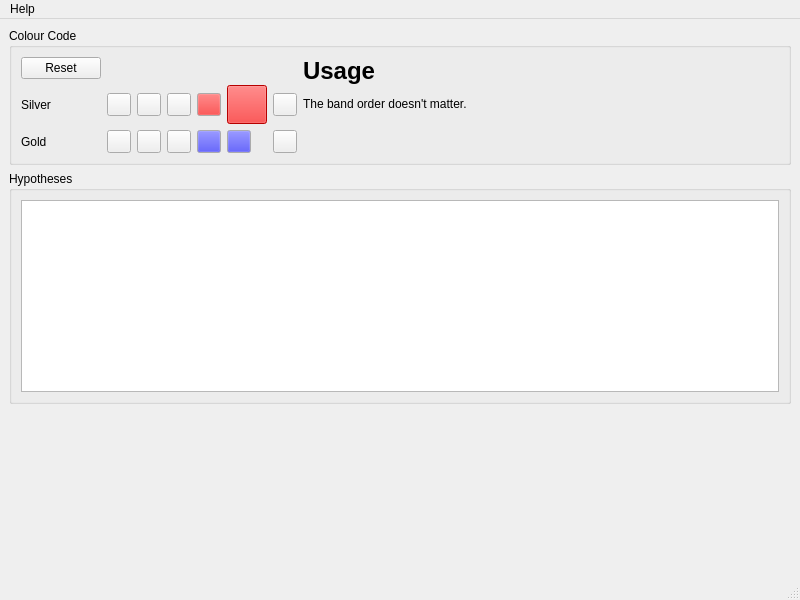
<?xml version="1.0" encoding="UTF-8"?>
<ui version="4.0">
 <class>MainWindow</class>
 <widget class="QMainWindow" name="MainWindow">
  <property name="geometry">
   <rect>
    <x>0</x>
    <y>0</y>
    <width>800</width>
    <height>600</height>
   </rect>
  </property>
  <property name="windowTitle">
   <string>MainWindow</string>
  </property>
  <widget class="QWidget" name="centralwidget">
   <layout class="QVBoxLayout" name="verticalLayout">
    <item>
     <widget class="QGroupBox" name="groupBox">
      <property name="title">
       <string>Colour Code</string>
      </property>
      <layout class="QHBoxLayout" name="horizontalLayout">
       <item>
        <layout class="QGridLayout" name="gridLayout">
         <item row="1" column="0">
          <widget class="QLabel" name="label">
           <property name="text">
            <string>Silver</string>
           </property>
          </widget>
         </item>
         <item row="1" column="1">
          <widget class="QToolButton" name="toolButton">
           <property name="text">
            <string/>
           </property>
           <property name="checkable">
            <bool>true</bool>
           </property>
          </widget>
         </item>
         <item row="1" column="2">
          <widget class="QToolButton" name="toolButton_4">
           <property name="text">
            <string/>
           </property>
           <property name="checkable">
            <bool>true</bool>
           </property>
          </widget>
         </item>
         <item row="1" column="3">
          <widget class="QToolButton" name="toolButton_5">
           <property name="text">
            <string/>
           </property>
           <property name="checkable">
            <bool>true</bool>
           </property>
          </widget>
         </item>
         <item row="1" column="4">
          <widget class="QToolButton" name="toolButton_7">
           <property name="palette">
            <palette>
             <active>
              <colorrole role="Button">
               <brush brushstyle="SolidPattern">
                <color alpha="255">
                 <red>255</red>
                 <green>0</green>
                 <blue>0</blue>
                </color>
               </brush>
              </colorrole>
             </active>
             <inactive>
              <colorrole role="Button">
               <brush brushstyle="SolidPattern">
                <color alpha="255">
                 <red>255</red>
                 <green>0</green>
                 <blue>0</blue>
                </color>
               </brush>
              </colorrole>
             </inactive>
             <disabled>
              <colorrole role="Button">
               <brush brushstyle="SolidPattern">
                <color alpha="255">
                 <red>255</red>
                 <green>0</green>
                 <blue>0</blue>
                </color>
               </brush>
              </colorrole>
             </disabled>
            </palette>
           </property>
           <property name="autoFillBackground">
            <bool>false</bool>
           </property>
           <property name="text">
            <string/>
           </property>
           <property name="checkable">
            <bool>true</bool>
           </property>
          </widget>
         </item>
         <item row="1" column="5">
          <widget class="QToolButton" name="toolButton_10">
           <property name="palette">
            <palette>
             <active>
              <colorrole role="WindowText">
               <brush brushstyle="SolidPattern">
                <color alpha="255">
                 <red>0</red>
                 <green>0</green>
                 <blue>0</blue>
                </color>
               </brush>
              </colorrole>
              <colorrole role="Button">
               <brush brushstyle="SolidPattern">
                <color alpha="255">
                 <red>255</red>
                 <green>0</green>
                 <blue>0</blue>
                </color>
               </brush>
              </colorrole>
              <colorrole role="Light">
               <brush brushstyle="SolidPattern">
                <color alpha="255">
                 <red>255</red>
                 <green>127</green>
                 <blue>127</blue>
                </color>
               </brush>
              </colorrole>
              <colorrole role="Midlight">
               <brush brushstyle="SolidPattern">
                <color alpha="255">
                 <red>255</red>
                 <green>63</green>
                 <blue>63</blue>
                </color>
               </brush>
              </colorrole>
              <colorrole role="Dark">
               <brush brushstyle="SolidPattern">
                <color alpha="255">
                 <red>127</red>
                 <green>0</green>
                 <blue>0</blue>
                </color>
               </brush>
              </colorrole>
              <colorrole role="Mid">
               <brush brushstyle="SolidPattern">
                <color alpha="255">
                 <red>170</red>
                 <green>0</green>
                 <blue>0</blue>
                </color>
               </brush>
              </colorrole>
              <colorrole role="Text">
               <brush brushstyle="SolidPattern">
                <color alpha="255">
                 <red>0</red>
                 <green>0</green>
                 <blue>0</blue>
                </color>
               </brush>
              </colorrole>
              <colorrole role="BrightText">
               <brush brushstyle="SolidPattern">
                <color alpha="255">
                 <red>255</red>
                 <green>255</green>
                 <blue>255</blue>
                </color>
               </brush>
              </colorrole>
              <colorrole role="ButtonText">
               <brush brushstyle="SolidPattern">
                <color alpha="255">
                 <red>0</red>
                 <green>0</green>
                 <blue>0</blue>
                </color>
               </brush>
              </colorrole>
              <colorrole role="Base">
               <brush brushstyle="SolidPattern">
                <color alpha="255">
                 <red>255</red>
                 <green>255</green>
                 <blue>255</blue>
                </color>
               </brush>
              </colorrole>
              <colorrole role="Window">
               <brush brushstyle="SolidPattern">
                <color alpha="255">
                 <red>255</red>
                 <green>0</green>
                 <blue>0</blue>
                </color>
               </brush>
              </colorrole>
              <colorrole role="Shadow">
               <brush brushstyle="SolidPattern">
                <color alpha="255">
                 <red>0</red>
                 <green>0</green>
                 <blue>0</blue>
                </color>
               </brush>
              </colorrole>
              <colorrole role="AlternateBase">
               <brush brushstyle="SolidPattern">
                <color alpha="255">
                 <red>255</red>
                 <green>127</green>
                 <blue>127</blue>
                </color>
               </brush>
              </colorrole>
              <colorrole role="ToolTipBase">
               <brush brushstyle="SolidPattern">
                <color alpha="255">
                 <red>255</red>
                 <green>255</green>
                 <blue>220</blue>
                </color>
               </brush>
              </colorrole>
              <colorrole role="ToolTipText">
               <brush brushstyle="SolidPattern">
                <color alpha="255">
                 <red>0</red>
                 <green>0</green>
                 <blue>0</blue>
                </color>
               </brush>
              </colorrole>
             </active>
             <inactive>
              <colorrole role="WindowText">
               <brush brushstyle="SolidPattern">
                <color alpha="255">
                 <red>0</red>
                 <green>0</green>
                 <blue>0</blue>
                </color>
               </brush>
              </colorrole>
              <colorrole role="Button">
               <brush brushstyle="SolidPattern">
                <color alpha="255">
                 <red>255</red>
                 <green>0</green>
                 <blue>0</blue>
                </color>
               </brush>
              </colorrole>
              <colorrole role="Light">
               <brush brushstyle="SolidPattern">
                <color alpha="255">
                 <red>255</red>
                 <green>127</green>
                 <blue>127</blue>
                </color>
               </brush>
              </colorrole>
              <colorrole role="Midlight">
               <brush brushstyle="SolidPattern">
                <color alpha="255">
                 <red>255</red>
                 <green>63</green>
                 <blue>63</blue>
                </color>
               </brush>
              </colorrole>
              <colorrole role="Dark">
               <brush brushstyle="SolidPattern">
                <color alpha="255">
                 <red>127</red>
                 <green>0</green>
                 <blue>0</blue>
                </color>
               </brush>
              </colorrole>
              <colorrole role="Mid">
               <brush brushstyle="SolidPattern">
                <color alpha="255">
                 <red>170</red>
                 <green>0</green>
                 <blue>0</blue>
                </color>
               </brush>
              </colorrole>
              <colorrole role="Text">
               <brush brushstyle="SolidPattern">
                <color alpha="255">
                 <red>0</red>
                 <green>0</green>
                 <blue>0</blue>
                </color>
               </brush>
              </colorrole>
              <colorrole role="BrightText">
               <brush brushstyle="SolidPattern">
                <color alpha="255">
                 <red>255</red>
                 <green>255</green>
                 <blue>255</blue>
                </color>
               </brush>
              </colorrole>
              <colorrole role="ButtonText">
               <brush brushstyle="SolidPattern">
                <color alpha="255">
                 <red>0</red>
                 <green>0</green>
                 <blue>0</blue>
                </color>
               </brush>
              </colorrole>
              <colorrole role="Base">
               <brush brushstyle="SolidPattern">
                <color alpha="255">
                 <red>255</red>
                 <green>255</green>
                 <blue>255</blue>
                </color>
               </brush>
              </colorrole>
              <colorrole role="Window">
               <brush brushstyle="SolidPattern">
                <color alpha="255">
                 <red>255</red>
                 <green>0</green>
                 <blue>0</blue>
                </color>
               </brush>
              </colorrole>
              <colorrole role="Shadow">
               <brush brushstyle="SolidPattern">
                <color alpha="255">
                 <red>0</red>
                 <green>0</green>
                 <blue>0</blue>
                </color>
               </brush>
              </colorrole>
              <colorrole role="AlternateBase">
               <brush brushstyle="SolidPattern">
                <color alpha="255">
                 <red>255</red>
                 <green>127</green>
                 <blue>127</blue>
                </color>
               </brush>
              </colorrole>
              <colorrole role="ToolTipBase">
               <brush brushstyle="SolidPattern">
                <color alpha="255">
                 <red>255</red>
                 <green>255</green>
                 <blue>220</blue>
                </color>
               </brush>
              </colorrole>
              <colorrole role="ToolTipText">
               <brush brushstyle="SolidPattern">
                <color alpha="255">
                 <red>0</red>
                 <green>0</green>
                 <blue>0</blue>
                </color>
               </brush>
              </colorrole>
             </inactive>
             <disabled>
              <colorrole role="WindowText">
               <brush brushstyle="SolidPattern">
                <color alpha="255">
                 <red>127</red>
                 <green>0</green>
                 <blue>0</blue>
                </color>
               </brush>
              </colorrole>
              <colorrole role="Button">
               <brush brushstyle="SolidPattern">
                <color alpha="255">
                 <red>255</red>
                 <green>0</green>
                 <blue>0</blue>
                </color>
               </brush>
              </colorrole>
              <colorrole role="Light">
               <brush brushstyle="SolidPattern">
                <color alpha="255">
                 <red>255</red>
                 <green>127</green>
                 <blue>127</blue>
                </color>
               </brush>
              </colorrole>
              <colorrole role="Midlight">
               <brush brushstyle="SolidPattern">
                <color alpha="255">
                 <red>255</red>
                 <green>63</green>
                 <blue>63</blue>
                </color>
               </brush>
              </colorrole>
              <colorrole role="Dark">
               <brush brushstyle="SolidPattern">
                <color alpha="255">
                 <red>127</red>
                 <green>0</green>
                 <blue>0</blue>
                </color>
               </brush>
              </colorrole>
              <colorrole role="Mid">
               <brush brushstyle="SolidPattern">
                <color alpha="255">
                 <red>170</red>
                 <green>0</green>
                 <blue>0</blue>
                </color>
               </brush>
              </colorrole>
              <colorrole role="Text">
               <brush brushstyle="SolidPattern">
                <color alpha="255">
                 <red>127</red>
                 <green>0</green>
                 <blue>0</blue>
                </color>
               </brush>
              </colorrole>
              <colorrole role="BrightText">
               <brush brushstyle="SolidPattern">
                <color alpha="255">
                 <red>255</red>
                 <green>255</green>
                 <blue>255</blue>
                </color>
               </brush>
              </colorrole>
              <colorrole role="ButtonText">
               <brush brushstyle="SolidPattern">
                <color alpha="255">
                 <red>127</red>
                 <green>0</green>
                 <blue>0</blue>
                </color>
               </brush>
              </colorrole>
              <colorrole role="Base">
               <brush brushstyle="SolidPattern">
                <color alpha="255">
                 <red>255</red>
                 <green>0</green>
                 <blue>0</blue>
                </color>
               </brush>
              </colorrole>
              <colorrole role="Window">
               <brush brushstyle="SolidPattern">
                <color alpha="255">
                 <red>255</red>
                 <green>0</green>
                 <blue>0</blue>
                </color>
               </brush>
              </colorrole>
              <colorrole role="Shadow">
               <brush brushstyle="SolidPattern">
                <color alpha="255">
                 <red>0</red>
                 <green>0</green>
                 <blue>0</blue>
                </color>
               </brush>
              </colorrole>
              <colorrole role="AlternateBase">
               <brush brushstyle="SolidPattern">
                <color alpha="255">
                 <red>255</red>
                 <green>0</green>
                 <blue>0</blue>
                </color>
               </brush>
              </colorrole>
              <colorrole role="ToolTipBase">
               <brush brushstyle="SolidPattern">
                <color alpha="255">
                 <red>255</red>
                 <green>255</green>
                 <blue>220</blue>
                </color>
               </brush>
              </colorrole>
              <colorrole role="ToolTipText">
               <brush brushstyle="SolidPattern">
                <color alpha="255">
                 <red>0</red>
                 <green>0</green>
                 <blue>0</blue>
                </color>
               </brush>
              </colorrole>
             </disabled>
            </palette>
           </property>
           <property name="text">
            <string/>
           </property>
           <property name="iconSize">
            <size>
             <width>32</width>
             <height>32</height>
            </size>
           </property>
           <property name="checkable">
            <bool>true</bool>
           </property>
          </widget>
         </item>
         <item row="1" column="6">
          <widget class="QToolButton" name="toolButton_11">
           <property name="text">
            <string/>
           </property>
           <property name="checkable">
            <bool>true</bool>
           </property>
          </widget>
         </item>
         <item row="2" column="0">
          <widget class="QLabel" name="label_2">
           <property name="text">
            <string>Gold</string>
           </property>
          </widget>
         </item>
         <item row="2" column="1">
          <widget class="QToolButton" name="toolButton_2">
           <property name="text">
            <string/>
           </property>
           <property name="checkable">
            <bool>true</bool>
           </property>
          </widget>
         </item>
         <item row="2" column="2">
          <widget class="QToolButton" name="toolButton_3">
           <property name="text">
            <string/>
           </property>
           <property name="checkable">
            <bool>true</bool>
           </property>
          </widget>
         </item>
         <item row="2" column="3">
          <widget class="QToolButton" name="toolButton_6">
           <property name="text">
            <string/>
           </property>
           <property name="checkable">
            <bool>true</bool>
           </property>
          </widget>
         </item>
         <item row="2" column="4">
          <widget class="QToolButton" name="toolButton_8">
           <property name="palette">
            <palette>
             <active>
              <colorrole role="Button">
               <brush brushstyle="SolidPattern">
                <color alpha="255">
                 <red>0</red>
                 <green>0</green>
                 <blue>255</blue>
                </color>
               </brush>
              </colorrole>
             </active>
             <inactive>
              <colorrole role="Button">
               <brush brushstyle="SolidPattern">
                <color alpha="255">
                 <red>0</red>
                 <green>0</green>
                 <blue>255</blue>
                </color>
               </brush>
              </colorrole>
             </inactive>
             <disabled>
              <colorrole role="Button">
               <brush brushstyle="SolidPattern">
                <color alpha="255">
                 <red>0</red>
                 <green>0</green>
                 <blue>255</blue>
                </color>
               </brush>
              </colorrole>
             </disabled>
            </palette>
           </property>
           <property name="text">
            <string/>
           </property>
           <property name="checkable">
            <bool>true</bool>
           </property>
          </widget>
         </item>
         <item row="2" column="5">
          <widget class="QToolButton" name="toolButton_9">
           <property name="palette">
            <palette>
             <active>
              <colorrole role="Button">
               <brush brushstyle="SolidPattern">
                <color alpha="255">
                 <red>0</red>
                 <green>0</green>
                 <blue>255</blue>
                </color>
               </brush>
              </colorrole>
             </active>
             <inactive>
              <colorrole role="Button">
               <brush brushstyle="SolidPattern">
                <color alpha="255">
                 <red>0</red>
                 <green>0</green>
                 <blue>255</blue>
                </color>
               </brush>
              </colorrole>
             </inactive>
             <disabled>
              <colorrole role="Button">
               <brush brushstyle="SolidPattern">
                <color alpha="255">
                 <red>0</red>
                 <green>0</green>
                 <blue>255</blue>
                </color>
               </brush>
              </colorrole>
             </disabled>
            </palette>
           </property>
           <property name="text">
            <string/>
           </property>
           <property name="checkable">
            <bool>true</bool>
           </property>
          </widget>
         </item>
         <item row="2" column="6">
          <widget class="QToolButton" name="toolButton_12">
           <property name="text">
            <string/>
           </property>
           <property name="checkable">
            <bool>true</bool>
           </property>
          </widget>
         </item>
         <item row="0" column="0">
          <widget class="QPushButton" name="pushButton">
           <property name="text">
            <string>Reset</string>
           </property>
          </widget>
         </item>
        </layout>
       </item>
       <item>
        <widget class="QLabel" name="label_3">
         <property name="sizePolicy">
          <sizepolicy hsizetype="Expanding" vsizetype="Preferred">
           <horstretch>0</horstretch>
           <verstretch>0</verstretch>
          </sizepolicy>
         </property>
         <property name="text">
          <string>&lt;h1&gt;Usage&lt;/h1&gt; The band order doesn't matter.</string>
         </property>
         <property name="textFormat">
          <enum>Qt::RichText</enum>
         </property>
         <property name="scaledContents">
          <bool>false</bool>
         </property>
         <property name="alignment">
          <set>Qt::AlignLeading|Qt::AlignLeft|Qt::AlignTop</set>
         </property>
         <property name="wordWrap">
          <bool>true</bool>
         </property>
         <property name="margin">
          <number>25</number>
         </property>
         <property name="openExternalLinks">
          <bool>true</bool>
         </property>
        </widget>
       </item>
      </layout>
     </widget>
    </item>
    <item>
     <widget class="QGroupBox" name="groupBox_2">
      <property name="title">
       <string>Hypotheses</string>
      </property>
      <layout class="QVBoxLayout" name="verticalLayout_2">
       <item>
        <widget class="QTableView" name="tableView">
         <property name="alternatingRowColors">
          <bool>true</bool>
         </property>
         <property name="sortingEnabled">
          <bool>true</bool>
         </property>
        </widget>
       </item>
      </layout>
     </widget>
    </item>
    <item>
     <spacer name="verticalSpacer">
      <property name="orientation">
       <enum>Qt::Vertical</enum>
      </property>
      <property name="sizeHint" stdset="0">
       <size>
        <width>20</width>
        <height>40</height>
       </size>
      </property>
     </spacer>
    </item>
   </layout>
  </widget>
  <widget class="QMenuBar" name="menubar">
   <property name="geometry">
    <rect>
     <x>0</x>
     <y>0</y>
     <width>800</width>
     <height>24</height>
    </rect>
   </property>
   <widget class="QMenu" name="menuHelp">
    <property name="title">
     <string>Help</string>
    </property>
    <addaction name="actionAbout"/>
   </widget>
   <addaction name="menuHelp"/>
  </widget>
  <widget class="QStatusBar" name="statusbar"/>
  <action name="actionAbout">
   <property name="text">
    <string>About</string>
   </property>
  </action>
 </widget>
 <resources/>
 <connections/>
</ui>
